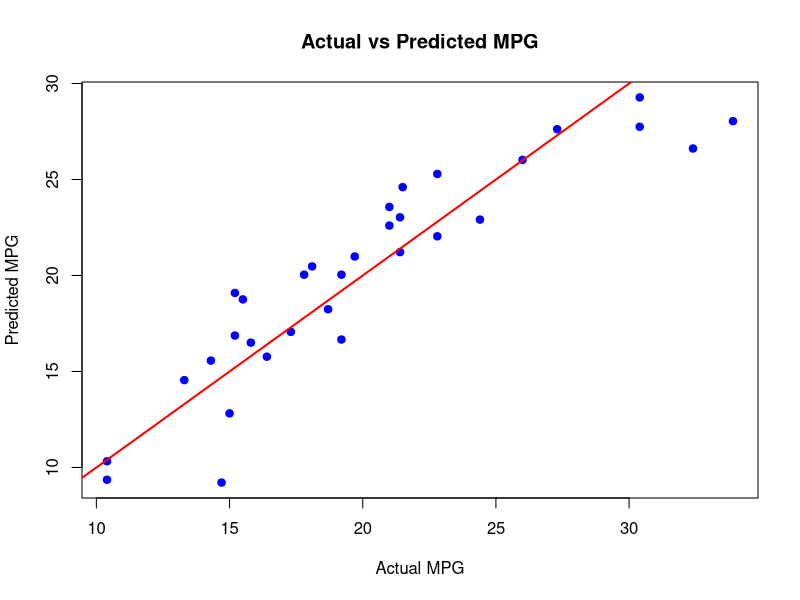

Recreate this plot in R.
data(mtcars)
head(mtcars)
model = lm(mpg ~ disp + hp + wt, data = mtcars)
plot(mtcars$mpg, fitted(model), pch = 19, col="blue", xlab = "Actual MPG", ylab =
"Predicted MPG", main = "Actual vs Predicted MPG")
abline(a=0, b =1, col = "red", lwd = 2)
